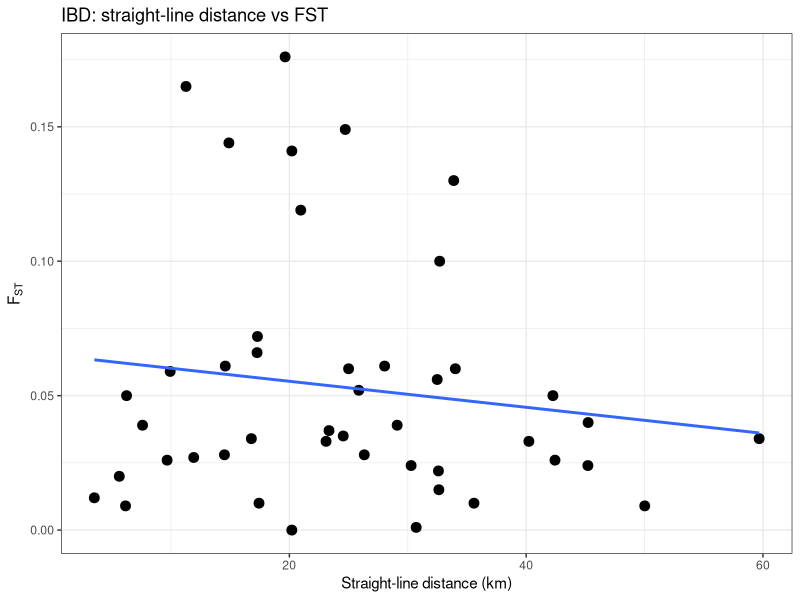

This figure's R source: (Note: this script raises an error after producing the figure.)
# -----------------------------
# FUNO-1 Fundulus notatus
# site coordinates + FST matrix
# -----------------------------

library(ggplot2)
library(geosphere)

# directory where everything is
save_dir <- "/Users/johnmccall/Library/CloudStorage/OneDrive-TheOhioStateUniversity/Spring_2026/Landgen_DGS/DGS-Patterns-of-Fish-Diversity/DGS-Patterns-of-Fish-Diversity/Objective 2/Data/FUNO-1/"

# -----------------------------
# 0) site coordinates
# only sites included in the FST matrix
# -----------------------------
site_data <- data.frame(
  site_id = c(1, 2, 3, 4, 5, 6, 7, 8, 9, 10, 11, 12, 13, 14, 15, 16, 17),
  fork = c(
    "Middle", "Middle", "Middle", "Middle", "Middle",
    "Eagle", "Eagle", "Eagle",
    "Main", "Main", "Main",
    "North", "North", "South", "North", "South", "South"
  ),
  latitude = c(
    37.81, 37.86, 37.81, 37.79, 37.77,
    37.66, 37.65, 37.65,
    37.57, 37.73, 37.70,
    37.89, 37.94, 37.64, 37.83, 37.66, 37.68
  ),
  longitude = c(
    -88.76, -88.70, -88.61, -88.71, -88.54,
    -88.32, -88.30, -88.26,
    -88.13, -88.35, -88.29,
    -88.33, -88.33, -88.63, -88.33, -88.63, -88.80
  ),
  fundulus_olivaceus_n = c(
    27, 19, 0, 30, 0,
    14, 6, 6,
    1, 1, 10,
    42, 14, 41, 1, 28, 18
  ),
  f_notatus_n = c(
    0, 65, 19, 0, 6,
    2, 11, 14,
    29, 8, 12,
    2, 0, 0, 22, 38, 0
  ),
  hybrid_ancestry_n = c(
    0, 9, 5, 0, 0,
    2, 2, 3,
    3, 0, 4,
    1, 6, 0, 2, 0, 0
  ),
  cumulative_drainage_area_km2 = c(
    3.8, 18.9, 181.1, 15.0, 215.3,
    65.8, 58.7, 148.6,
    3041.9, 1437.0, 2415.1,
    132.9, 29.2, 84.7, 998.1, 657.5, 0.9
  )
)

FUNO_1_coords <- subset(
  site_data,
  site_id %in% c(2, 3, 5, 7, 8, 9, 10, 11, 15, 16),
  select = c(site_id, latitude, longitude)
)

names(FUNO_1_coords) <- c("site", "lat", "lon")
FUNO_1_coords$site <- as.character(FUNO_1_coords$site)

FUNO_1_coords <- FUNO_1_coords[
  match(c("2", "3", "5", "7", "8", "9", "10", "11", "15", "16"), FUNO_1_coords$site),
]

# -----------------------------
# 1) pairwise FST matrix
# -----------------------------
FUNO_1_fst <- matrix(
  0,
  nrow = nrow(FUNO_1_coords),
  ncol = nrow(FUNO_1_coords),
  dimnames = list(FUNO_1_coords$site, FUNO_1_coords$site)
)

FUNO_1_fst["3",  "2"] <- 0.026
FUNO_1_fst["5",  c("2","3")] <- c(0.066, 0.039)
FUNO_1_fst["7",  c("2","3","5")] <- c(0.050, 0.022, 0.060)
FUNO_1_fst["8",  c("2","3","5","7")] <- c(0.040, 0.010, 0.061, 0.012)
FUNO_1_fst["9",  c("2","3","5","7","8")] <- c(0.034, 0.009, 0.026, 0.010, 0.028)
FUNO_1_fst["10", c("2","3","5","7","8","9")] <- c(0.060, 0.035, 0.072, 0.059, 0.027, 0.028)
FUNO_1_fst["11", c("2","3","5","7","8","9","10")] <- c(0.033, 0.001, 0.037, 0.020, 0.009, 0.000, 0.050)
FUNO_1_fst["15", c("2","3","5","7","8","9","10","11")] <- c(0.100, 0.149, 0.176, 0.141, 0.119, 0.130, 0.165, 0.144)
FUNO_1_fst["16", c("2","3","5","7","8","9","10","11","15")] <- c(0.033, 0.034, 0.061, 0.039, 0.015, 0.024, 0.052, 0.024, 0.056)

FUNO_1_fst[upper.tri(FUNO_1_fst)] <- t(FUNO_1_fst)[upper.tri(FUNO_1_fst)]
diag(FUNO_1_fst) <- 0

# -----------------------------
# IBD plot: straight-line distance vs FST
# -----------------------------
dist_km <- geosphere::distm(
  as.matrix(FUNO_1_coords[, c("lon", "lat")]),
  fun = geosphere::distHaversine
) / 1000

ibd_df <- data.frame(
  dist = dist_km[upper.tri(dist_km)],
  fst  = FUNO_1_fst[upper.tri(FUNO_1_fst)]
)

ggplot(ibd_df, aes(dist, fst)) +
  geom_point(size = 3) +
  geom_smooth(method = "lm", se = FALSE) +
  theme_bw() +
  labs(
    x = "Straight-line distance (km)",
    y = expression(F[ST]),
    title = "IBD: straight-line distance vs FST"
  )

# -----------------------------
# 2) quick checks
# -----------------------------
stopifnot(identical(rownames(FUNO_1_fst), FUNO_1_coords$site))
stopifnot(identical(colnames(FUNO_1_fst), FUNO_1_coords$site))
stopifnot(isTRUE(all.equal(FUNO_1_fst, t(FUNO_1_fst))))

# -----------------------------
# 3) save RData
# -----------------------------
out_dir <- file.path(save_dir, "data")

if (!dir.exists(out_dir)) {
  dir.create(out_dir, recursive = TRUE)
}

save(
  FUNO_1_fst,
  FUNO_1_coords,
  file = file.path(out_dir, "FUNO-1.RData")
)
